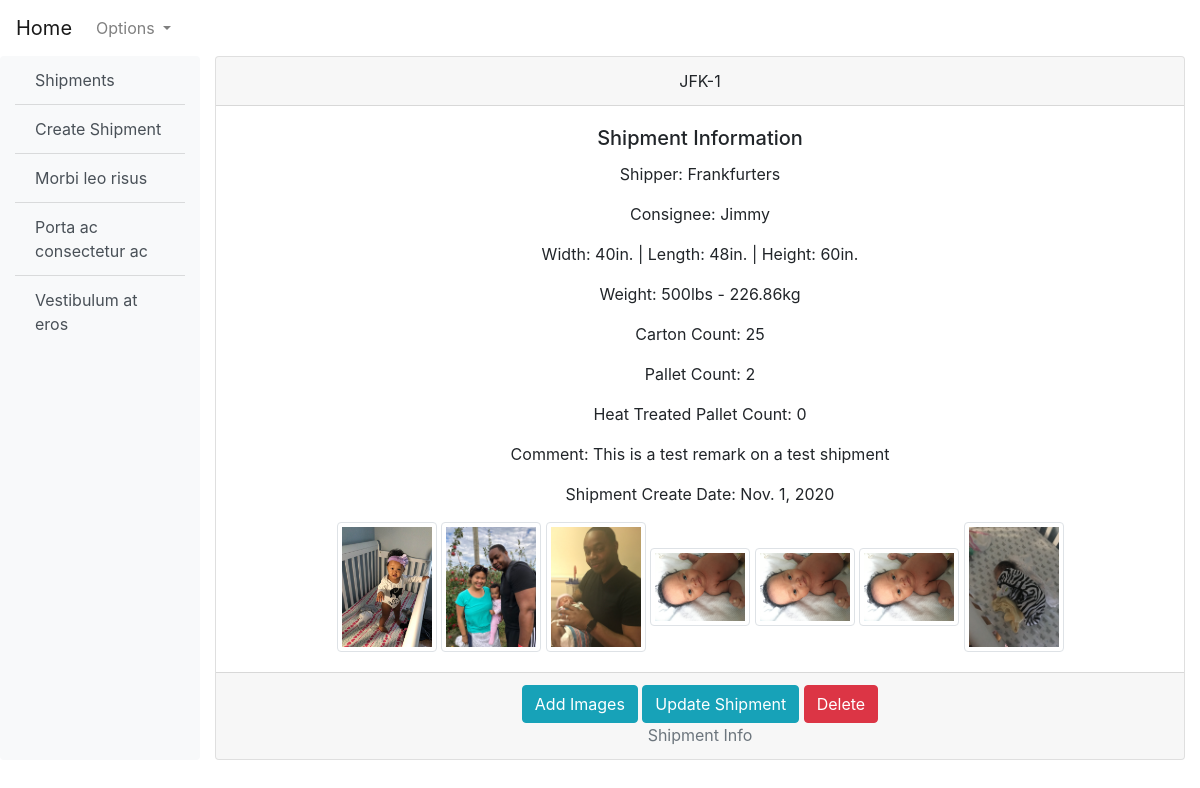
Page /shipments/1 on the committed database.
### shipments/models.py (models this page shows, shortened)
class ShippingUnits(models.Model):
    LOCATIONS = (
        ("JFK", "JFK"),
        ("LAX", "LAX"),
        ("ORD", "ORD"),
    )
    locations = models.CharField(
        max_length=3,
        choices=LOCATIONS,
        default="JFK",
    )
    on_hand = models.AutoField(
        primary_key=True,
        editable=False,
    )
    shipper = models.CharField(max_length=50)
    consignee = models.CharField(max_length=50)
    width = models.PositiveIntegerField()
    length = models.PositiveIntegerField()
    height = models.PositiveIntegerField()
    gross_weight = models.PositiveIntegerField()
    unit_count = models.PositiveIntegerField()
    pallet_count = models.PositiveIntegerField()
    heat_treated_pallet_count = models.PositiveIntegerField()
    remark = models.TextField(null=True, blank=True)
    shipment_status = models.BooleanField(default=False)
    create_date = models.DateField(auto_now_add=True)
    release_date = models.DateField(null=True, blank=True)
    hawb = models.CharField(max_length=15, null=True, blank=True)
    mawb = models.ForeignKey(
        Consols,
        on_delete=models.CASCADE,
        related_name="mawbs",
        null=True,
        blank=True,
    )
    user = models.ForeignKey(
        "users.CustomUser",
        on_delete=models.CASCADE,
    )
    class Meta:
        ordering = ("on_hand",)
        permissions = (
            ("can_add_shipment", "Can add a shipping unit"),
            ("can_modify", "Can modify a shipment"),
            ("can_release", "Can release a shipment"),
            ("can_delete", "Can erase a shipment from existence"),
        )
        verbose_name = "Shipping Unit"
    def gross_weight_to_kg(self):
        return round(self.gross_weight / 2.204, 2)
    def identifier(self):
        return str(self.locations) + "-" + str(self.on_hand)

class ShipmentImages(models.Model):
    shipment = models.ForeignKey(
        ShippingUnits, on_delete=models.CASCADE, related_name="shipment_pics"
    )
    shipment_images = models.ImageField(
        upload_to="shipments_images/", blank=True, null=True
    )
    class Meta:
        verbose_name = "Shipment Image"

### shipments/views.py (the view)
# urls.py: path("shipments/<int:pk>", views.shipment_detail, name="shipment_detail"),
def shipment_detail(request, pk):
    shipment = get_object_or_404(ShippingUnits, pk=pk)
    images = shipment.shipment_pics.all()
    return render(
        request,
        "shipments/shipment_detail.html",
        {"shipment": shipment, "images": images},
    )

### templates/shipments/shipment_detail.html (shortened to what this page needs)
{% extends '_base.html' %}
{% block content %}
<div class="card text-center">
    <div class="card-header">
        {{ shipment.identifier }}
    </div>
    <div class="card-body">
        <h5 class="card-title">Shipment Information</h5>
        <p class="card-text">Shipper: {{ shipment.shipper }}</p>
        <p class="card-text">Consignee: {{ shipment.consignee }}</p>
        <p class="card-text">Width: {{ shipment.width }}in. | Length: {{ shipment.length }}in. | Height: {{ shipment.height}}in.</p>
        <p class="card-text">Weight: {{ shipment.gross_weight }}lbs - {{ shipment.gross_weight_to_kg }}kg</p>
        <p class="card-text">Carton Count: {{ shipment.unit_count }}</p>
        <p class="card-text">Pallet Count: {{ shipment.pallet_count }}</p>
        <p class="card-text">Heat Treated Pallet Count: {{ shipment.heat_treated_pallet_count }}</p>
        <p class="card-text">Comment: {{ shipment.remark }}</p>
        <p class="card-text">Shipment Create Date: {{ shipment.create_date }}</p>
        {% for image in images %}
            <img src="{{ image.shipment_images.url }}" class="img-thumbnail" width="100px" height="70px">
        {% endfor %}
        <br>
    </div>
    <div class="card-footer text-muted">
        <a href="{% url 'shipments:shipment_image' shipment.pk %}" class="btn btn-info">Add Images</a>
        <a href="{% url 'shipments:shipment_update' shipment.pk %}" class="btn btn-info">Update Shipment</a>
        <a href="{% url 'shipments:shipment_delete' shipment.pk %}" class="btn btn-danger">Delete</a>
        {% if user.is_staff %}
            <p class="card-text">Shipment creator: {{ shipment.user }}</p>
        {% else %}
            <p class="card-text">Shipment Info</p>
        {% endif %}
    </div>
</div>
{% endblock content %}

### templates/_base.html (shortened to what this page needs)
<!doctype html>
<html lang="en">
<head>
    <link rel="stylesheet" href="https://stackpath.bootstrapcdn.com/bootstrap/4.4.1/css/bootstrap.min.css"
>
</head>
<body>
    <nav class="navbar navbar-expand-lg navbar-light">
        <a class="navbar-brand" href="{% url 'shipments:homepage' %}">Home</a>
        <div class="collapse navbar-collapse" id="navbarNav">
            <ul class="navbar-nav mr-auto">
                <li class="nav-item dropdown">
                    <a class="nav-link dropdown-toggle" href="#" id="navbarDropdown" role="button"
                        data-toggle="dropdown" aria-haspopup="true" aria-expanded="false">
                        Options
                    </a>
                </li>
            </ul>
        </div>
    </nav>
    <div class="container-fluid">
        <div class="row">
            <div class="col-xl-2 col-md-2 bd-sidebar bg-light rounded">
                <div class="list-group-flush rounded">
                    <a href="{% url 'shipments:shipment_list' %}"
                        class="list-group-item list-group-item-action bg-light">
                        Shipments
                    </a>
                    <a href="{% url 'shipments:shipment_create' %}"
                        class="list-group-item list-group-item-action bg-light">
                        Create Shipment
                    </a>
                    <a href="#" class="list-group-item list-group-item-action bg-light">Morbi leo risus</a>
                    <a href="#" class="list-group-item list-group-item-action bg-light">Porta ac consectetur ac</a>
                    <a href="#" class="list-group-item list-group-item-action bg-light">Vestibulum at eros</a>
                </div>
            </div>
            <div class="col-xl-10 col-md-8 rounded">
                {% block content %}
                {% endblock content %}
            </div>
        </div>
    </div>
</body>
</html>

### rows in the picture
ShippingUnits: identifier "JFK-1", shipper "Frankfurters", consignee "Jimmy", width "40", length "48", height "60", gross_weight "500", gross_weight_to_kg "226.86", unit_count "25", pallet_count "2", heat_treated_pallet_count "0", remark "This is a test remark on a test shipment", create_date "Nov. 1, 2020"
ShipmentImages: shipment_images (picture)
ShipmentImages: shipment_images (picture)
ShipmentImages: shipment_images (picture)
ShipmentImages: shipment_images (picture)
ShipmentImages: shipment_images (picture)
ShipmentImages: shipment_images (picture)
ShipmentImages: shipment_images (picture)
